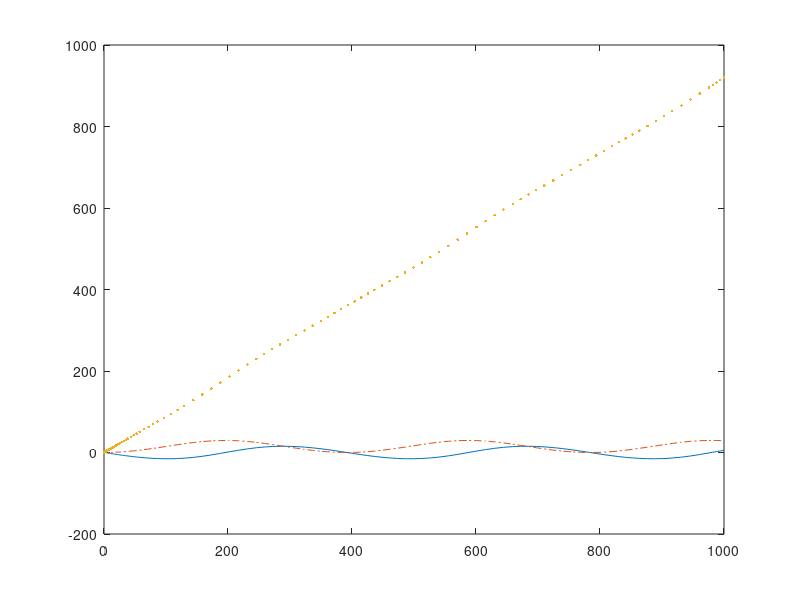

MATLAB code to generate this figure:
% function [ydot] = myodefun(t,y)
w_x=-0.0041
w_y = 0
w_z = 0.0155

y_dot = @(t,y)[w_x + sin(y(1))*tan(y(2))*w_y+cos(y(1))*tan(y(2))*w_z;
    cos(y(1))*w_y-sin(y(1))*w_z;
    w_y*(sin(y(1))/cos(y(2)))+w_z*(cos(y(1))/cos(y(2)))]


[T,Y] = ode45(y_dot,[0 1000],zeros(3,1));



plot(T,Y(:,1)*(180/pi),'-',T,Y(:,2)*(180/pi),'-.',T,Y(:,3)*(180/pi),'.');